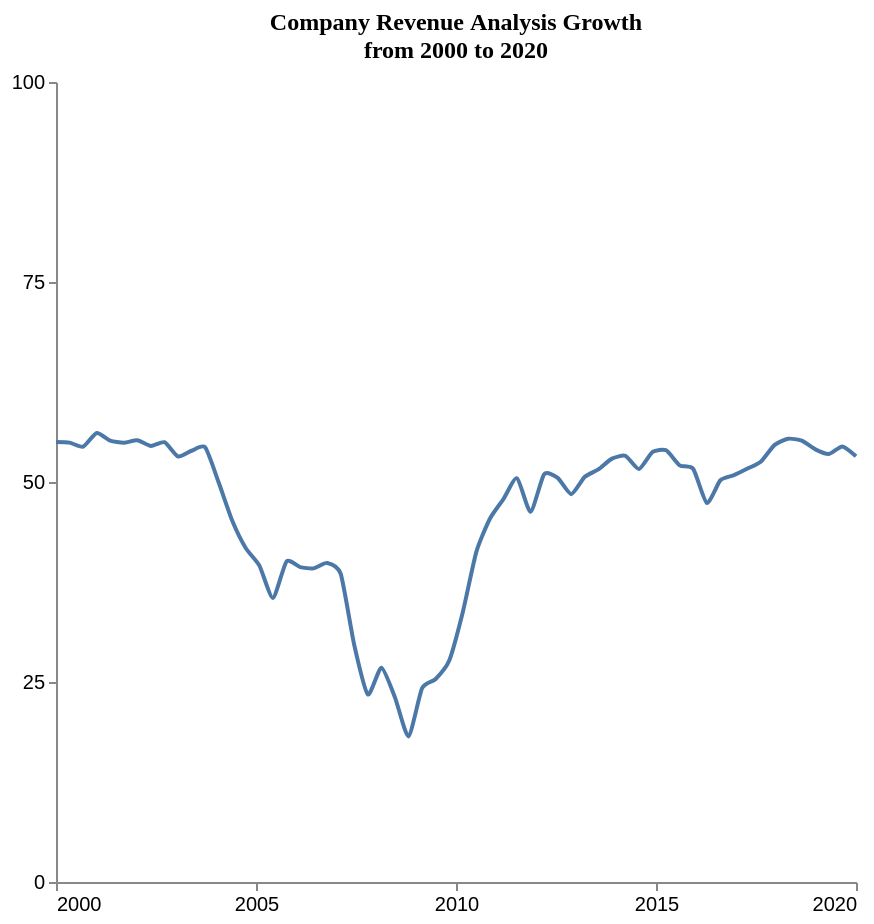

Vega-Lite specification stored for this chart:
### Vega-Lite specification from a JSON file in a GitHub repository (floating-point values rounded to 4 significant figures)
{"$schema": "https://vega.github.io/schema/vega-lite/v5.json", "description": "Pattern: uniform", "data": {"values": [{"X": 2000.0, "Y": 55.0}, {"X": 2000.0, "Y": 54.92}, {"X": 2001.0, "Y": 54.42}, {"X": 2001.0, "Y": 56.13}, {"X": 2001.0, "Y": 55.17}, {"X": 2002.0, "Y": 54.91}, {"X": 2002.0, "Y": 55.22}, {"X": 2002.0, "Y": 54.5}, {"X": 2003.0, "Y": 54.97}, {"X": 2003.0, "Y": 53.19}, {"X": 2003.0, "Y": 53.91}, {"X": 2004.0, "Y": 54.34}, {"X": 2004.0, "Y": 49.93}, {"X": 2004.0, "Y": 45.15}, {"X": 2005.0, "Y": 41.72}, {"X": 2005.0, "Y": 39.54}, {"X": 2005.0, "Y": 35.51}, {"X": 2006.0, "Y": 40.07}, {"X": 2006.0, "Y": 39.37}, {"X": 2006.0, "Y": 39.2}, {"X": 2007.0, "Y": 39.88}, {"X": 2007.0, "Y": 38.5}, {"X": 2007.0, "Y": 29.6}, {"X": 2008.0, "Y": 23.46}, {"X": 2008.0, "Y": 26.79}, {"X": 2008.0, "Y": 23.07}, {"X": 2009.0, "Y": 18.2}, {"X": 2009.0, "Y": 24.22}, {"X": 2009.0, "Y": 25.37}, {"X": 2010.0, "Y": 27.68}, {"X": 2010.0, "Y": 33.73}, {"X": 2011.0, "Y": 41.27}, {"X": 2011.0, "Y": 45.41}, {"X": 2011.0, "Y": 47.87}, {"X": 2012.0, "Y": 50.48}, {"X": 2012.0, "Y": 46.27}, {"X": 2012.0, "Y": 50.97}, {"X": 2013.0, "Y": 50.51}, {"X": 2013.0, "Y": 48.48}, {"X": 2013.0, "Y": 50.65}, {"X": 2014.0, "Y": 51.57}, {"X": 2014.0, "Y": 52.92}, {"X": 2014.0, "Y": 53.27}, {"X": 2015.0, "Y": 51.62}, {"X": 2015.0, "Y": 53.76}, {"X": 2015.0, "Y": 53.96}, {"X": 2016.0, "Y": 52.08}, {"X": 2016.0, "Y": 51.63}, {"X": 2016.0, "Y": 47.38}, {"X": 2017.0, "Y": 50.22}, {"X": 2017.0, "Y": 50.85}, {"X": 2017.0, "Y": 51.68}, {"X": 2018.0, "Y": 52.57}, {"X": 2018.0, "Y": 54.64}, {"X": 2018.0, "Y": 55.41}, {"X": 2019.0, "Y": 55.17}, {"X": 2019.0, "Y": 54.08}, {"X": 2019.0, "Y": 53.5}, {"X": 2020.0, "Y": 54.44}, {"X": 2020.0, "Y": 53.21}]}, "mark": {"type": "line", "interpolate": "cardinal", "tension": 0.4}, "encoding": {"x": {"field": "X", "type": "quantitative", "title": "", "axis": {"grid": false, "format": "d", "values": [2000, 2005, 2010, 2015, 2020], "tickSize": 4}, "scale": {"domain": [2000, 2020]}}, "y": {"field": "Y", "type": "quantitative", "title": "", "axis": {"grid": false, "format": "d", "values": [0, 25, 50, 75, 100], "tickSize": 4, "tickOpacity": 1}, "scale": {"domain": [0, 100]}}}, "title": {"text": "Company Revenue Analysis Growth^ from 2000 to 2020", "anchor": "middle", "font": "Tahoma", "fontSize": 12}, "config": {"lineBreak": "^", "view": {"stroke": null}}, "height": 400, "width": 400, "autosize": "pad"}
